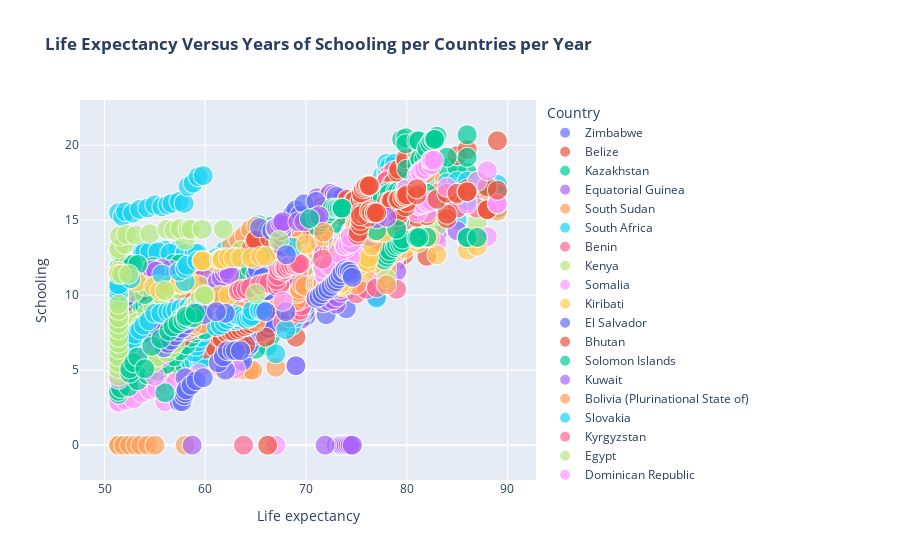

This figure's notebook cell:
### Markdown cell above
Positive relationship between life expectancy and GDP over the years

### Code cell
px.scatter(
    df,y='Schooling',x='Life expectancy',size='Year',color = 'Country',
    title='<b>Life Expectancy Versus Years of Schooling per Countries per Year')
